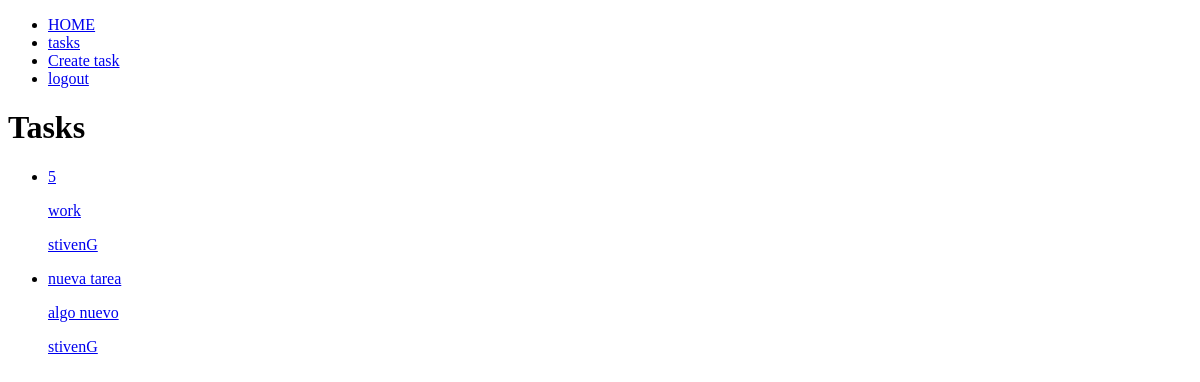
Before: /tasks/ (signed in) with the older database file.
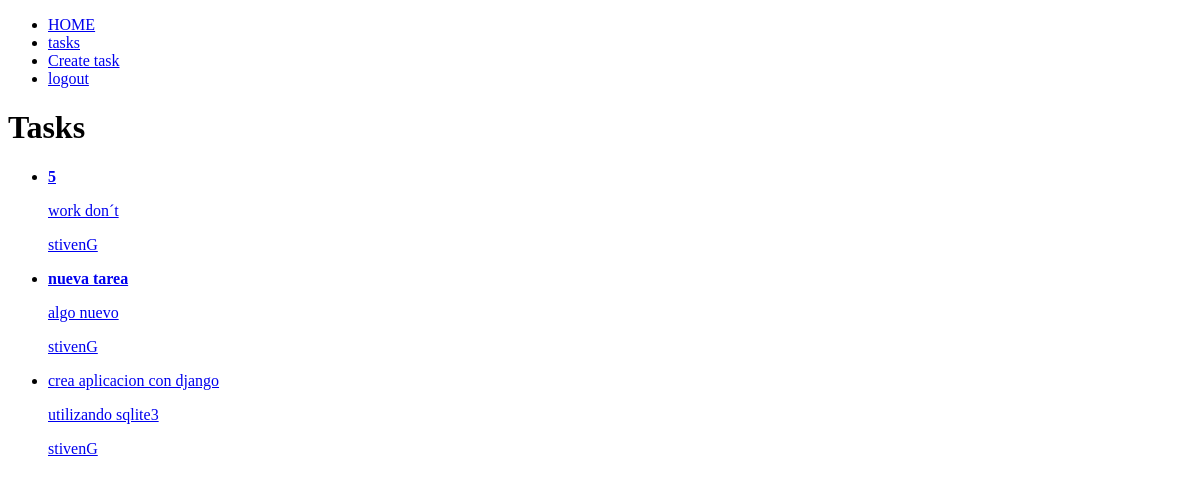
After: the same page with the newer database file.
### tasks/models.py (models this page shows, shortened)
class Tasks(models.Model):
    title = models.CharField(max_length=100)
    description = models.TextField(blank=True)
    created = models.DateTimeField(auto_now_add=True)
    datecompleted = models.DateTimeField(null=True, blank=True)
    important = models.BooleanField(default=False)
    user = models.ForeignKey(User, on_delete=models.CASCADE)

### tasks/views.py (the view)
# urls.py: path('tasks/', views.tasks, name='tasks' ),
def tasks(request):
    tasks = Tasks.objects.filter(user=request.user, datecompleted__isnull=True)
    return render(request, 'tasks.html', {'tasks' : tasks})

### tasks/templates/tasks.html
{% extends 'base.html' %}
{% block content %}
<h1>Tasks</h1>
<ul>
    {% for task in tasks %}
    <li>
       <a href="{% url 'task_detail' task.id %}">
         {% if task.important %}
         <strong>{{task.title}}</strong>
         {% else %}
         {{task.title}}
         {% endif %}
         <p>{{task.description}}</p>
         <p>{{task.user.username}}</p>
       </a>
    </li>
    {% endfor %}
</ul>
{% endblock %}

### tasks/templates/base.html (shortened to what this page needs)
<!DOCTYPE html>
<html lang="en">
<head>
</head>
<body>
    <nav>
        <ul>
            <li>
                <a href="/">HOME</a>
            </li>
            {% if user.is_authenticated %}
            <li>
                <a href="/tasks">tasks</a>
            </li>
            <li>
                <a href="/tasks/create">Create task</a>
            </li>
            <li>
                <a href="/logout">logout</a>
            </li>
            {% endif %}
        </ul>
    </nav>
    {% block content %}
    {% endblock %}
</body>
</html>

Changed rows visible on the page:
changed Tasks: important False → True (drawn); description "work" → "work don´t"
changed Tasks "nueva tarea": important False → True (drawn)
added Tasks: title "crea aplicacion con django", description "utilizando sqlite3", user.username "stivenG"
